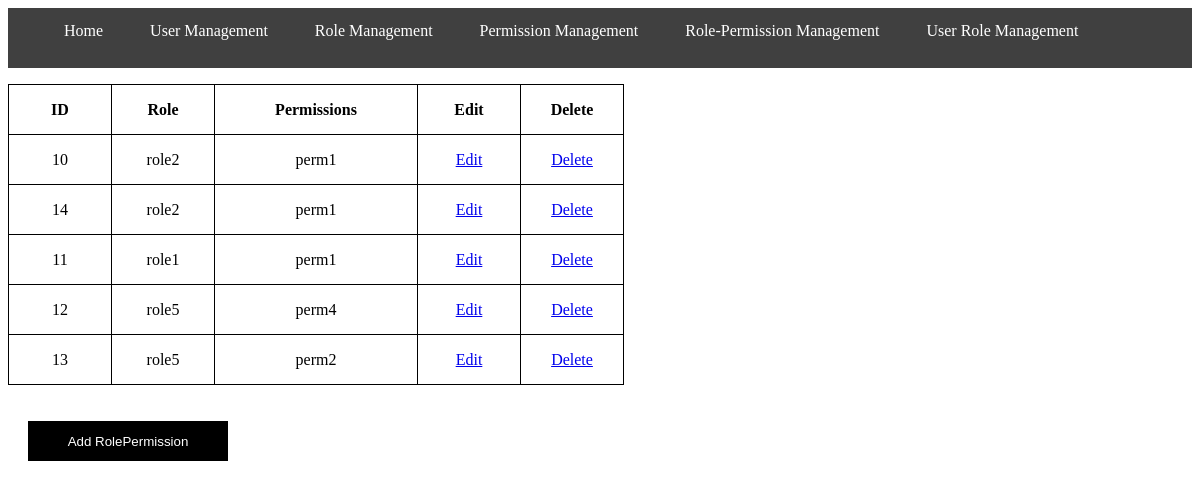
/RolePermissionList.php (signed in), run on the app's committed database.
### tables this page shows
CREATE TABLE `role_permission` (
  `id` int(11) NOT NULL,
  `roleid` int(11) DEFAULT NULL,
  `permissionid` int(11) DEFAULT NULL
);

CREATE TABLE `roles` (
  `roleid` int(11) NOT NULL,
  `name` varchar(45) DEFAULT NULL,
  `description` varchar(45) DEFAULT NULL,
  `createdon` datetime DEFAULT NULL,
  `createdby` int(11) DEFAULT NULL
);

CREATE TABLE `permissions` (
  `permissionid` int(11) NOT NULL,
  `name` varchar(45) DEFAULT NULL,
  `description` varchar(45) DEFAULT NULL,
  `createdon` datetime DEFAULT NULL,
  `createdby` int(11) DEFAULT NULL
);

### RolePermissionList.php (the view, shortened to what this page needs)
<?php require('conn.php');
 ?>
<html>
    <head>
    </head>
<body >
<ul>
   <li><a  href="homeAdmin.php">Home</a></li>
  <li><a  href="UserList.php">User Management</a></li>
  <li><a  href="RoleList.php">Role Management</a></li>
  <li><a  href="PermissionList.php">Permission Management</a></li>
  <li><a  href="RolePermissionList.php">Role-Permission Management</a></li>
  <li><a href="UserRoleList.php">User Role Management</a></li>
</ul>
    <table>
<tr>
    <table id='tblMain' style='border:1px solid; border-collapse: collapse;align:center;'><tr><th style='width: 100px; color: black; text-align: center; border-collapse: collapse;border:1px solid;height:50px;'>ID</th>
    <th style='width: 100px; color: black; text-align: center; border-collapse: collapse;border:1px solid;height:50px;'>Role</th>
    <th style='width: 100px; color: black; text-align: center; border-collapse: collapse;border:1px solid;height:50px;'>Permissions</th>
<th style='width: 100px; color: black; text-align: center; border-collapse: collapse;border:1px solid;height:50px;'>Edit</th>
<th style='width: 100px; color: black; text-align: center; border-collapse: collapse;border:1px solid;height:50px;'>Delete</th></tr>
<?php
$sql="select rp.id id,r.name rname,p.name pname from role_permission rp INNER JOIN roles r ON rp.roleid=r.roleid INNER JOIN permissions p ON rp.permissionid=p.permissionid";
		$result=mysqli_query($conn, $sql);
		$records = mysqli_num_rows($result);
 ?>
  <?php for ( $i=0; $i<$records; $i++) {
$row=mysqli_fetch_assoc($result);
  ?>
    <tr><td style='width: 100px; text-align: center;height:50px; border-collapse: collapse;border:1px solid;'><?php echo $row["id"]?></td>
    <td style='width: 100px; text-align: center;height:50px; border-collapse: collapse;border:1px solid;'><?php echo $row["rname"]?></td>
    <td style='width: 200px; text-align: center;height:50px; border-collapse: collapse;border:1px solid;'><?php echo $row["pname"]?></td>
 <td style='width: 100px; text-align: center;height:50px; border-collapse: collapse;border:1px solid;'><a   href="RolePermission.php?Uid=<?php echo $row["id"];?>" >Edit</a></td>
<td style='width: 100px; text-align: center;height:50px; border-collapse: collapse;border:1px solid;'><a  href="RolePermissionList.php?Uid=<?php echo $row["id"];?>" onclick="return Confirmation();" >Delete</a></td></tr>
  <?php } ?>
   </table>
</tr>
</table>
<br><br>
<form action="RolePermission.php">
<input type="submit" class="submit" value="Add RolePermission" >
</form>
</body>
</html>

### RolePermissionList.php (style rules this page uses)
ul { list-style-type: none; overflow: hidden; background-color:#404040; height:60px; text-align: center; }
li { float: left; margin-right:15px; text-align: center; font-family: 'Shrikhand'; }
li a { display: block; color: white; text-align: center; padding: 14px 16px; text-decoration: none; height:80px; font-family: 'Shrikhand'; }
.submit { width:200px; height:40px; background-color:black; color:white; font-family:arial; border:none; margin-right:30px; margin-bottom:30px; margin-left:20px; }

### data on the page
role_permission: id "10", roleid.name "role2", permissionid.name "perm1"
role_permission: id "14", roleid.name "role2", permissionid.name "perm1"
role_permission: id "11", roleid.name "role1", permissionid.name "perm1"
role_permission: id "12", roleid.name "role5", permissionid.name "perm4"
role_permission: id "13", roleid.name "role5", permissionid.name "perm2"
